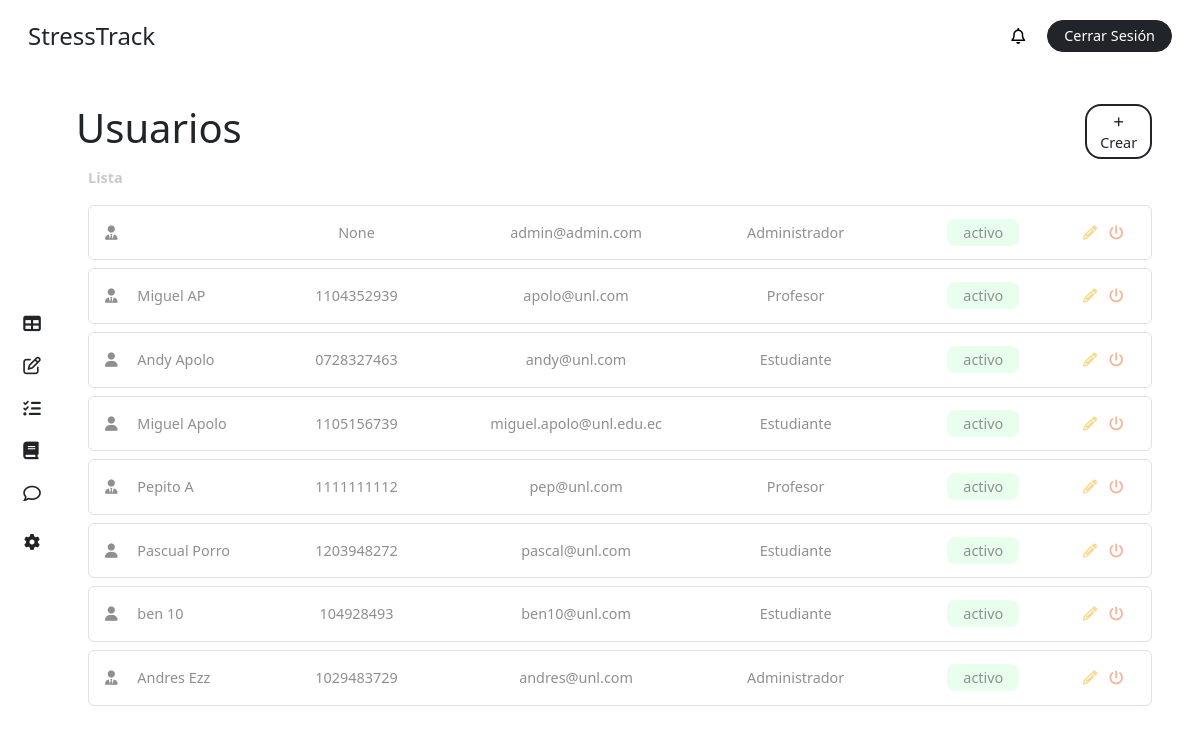
Before: /users/ (signed in) with the older database file.
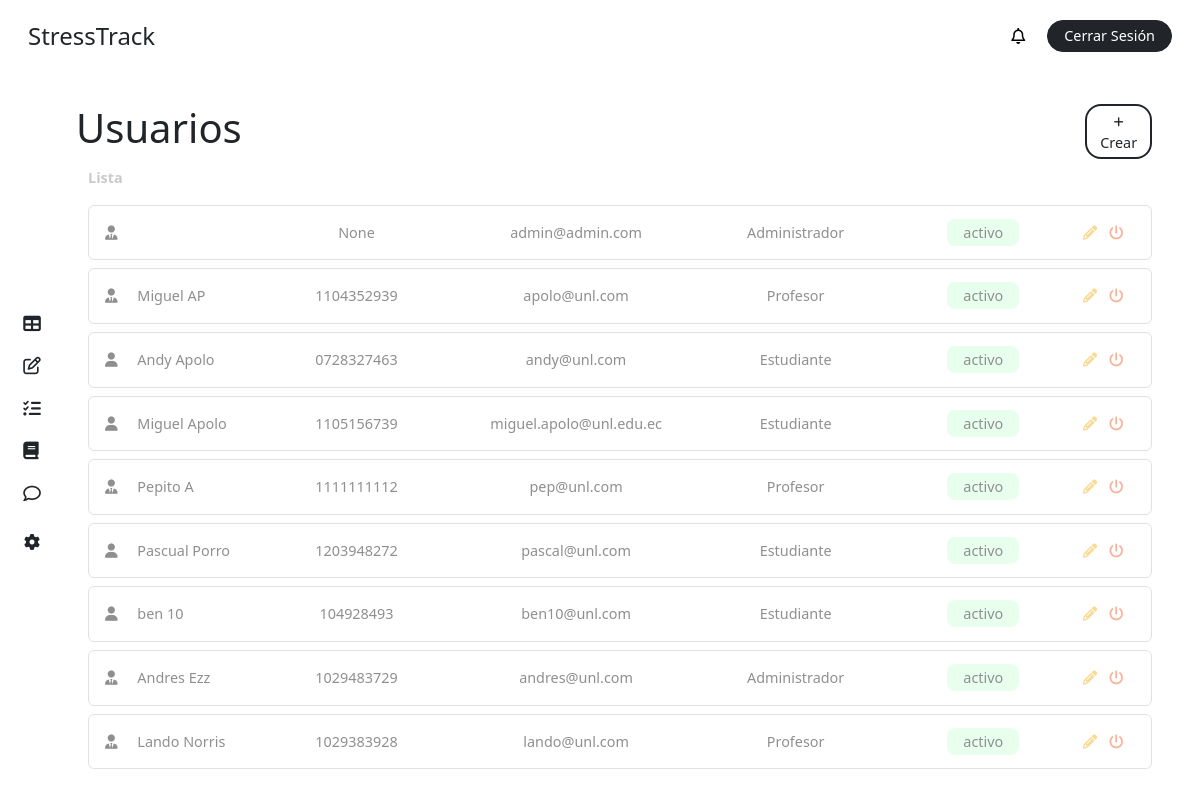
After: the same page with the newer database file.
### stress/models.py (models this page shows, shortened)
class CustomUser(AbstractBaseUser, PermissionsMixin):
    ROLE_CHOICES = [
        ('student', 'Alumno'),
        ('teacher', 'Profesor'),
        ('superuser', 'Administrador'),
    ]
    first_name = models.CharField(max_length=50, blank=True)
    last_name = models.CharField(max_length=50, blank=True)
    dni = models.CharField(max_length=10, unique=True, blank=True, null=True)
    email = models.EmailField(unique=True)
    role = models.CharField(max_length=20, choices=ROLE_CHOICES, default='student')
    is_active = models.BooleanField(default=True)
    is_staff = models.BooleanField(default=False)
    stress = models.IntegerField(default=0)
    share_stress_level = models.BooleanField(default=False)
    recommendation = models.ForeignKey(Recommendation, on_delete=models.SET_NULL, null=True, blank=True, related_name='users')
    course = models.ForeignKey(Course, on_delete=models.CASCADE, related_name='students', null=True, blank=True)
    group = models.ForeignKey(Team, on_delete=models.CASCADE, related_name='members', null=True, blank=True)
    objects = CustomUserManager()
    USERNAME_FIELD = 'email'
    REQUIRED_FIELDS = []

### stress/views.py (the view, shortened to what this page needs)
# urls.py: path('users/', views.user_admin, name='users'),
@login_required
def user_admin(request):
    form = CustomUserCreationRoleForm()
    user = request.user
    users = CustomUser.objects.all()
    context = {
        'role': user.role,
        'users': users,
        'form': form,
    }
    return render(request, 'dashboard/user.html', context)

### stress/templates/dashboard/user.html (shortened to what this page needs)
{% extends "base/dashboard_base.html" %}
{% block content %}
{% include "elements/dashboard_sidebar.html" with role=role %}
<main class="main p-4 pt-2 pe-5">
  <div class="my-4">
        <div class="row">
            <div class="col-11 p-0">
                <h1 class="m-0">Usuarios</h1>
            </div>
            <div class="col-1 d-flex flex-column justify-content-center">
                <button
                    class="fs-7 text-center rounded-4 bg-white border border-dark border-2 text-dark text-decoration-none py-1 px-2"
                    data-bs-toggle="modal"
                    data-bs-target="#addUserModal"
                >
                    <i class="fa-solid fa-plus fs-8"></i> Crear
                </button>
            </div>
        </div>
        <label class="text-grisillo fw-bold my-2">
            Lista
        </label>
        {% if users %}
            {% for user in users %}
                <div class="p-3 my-2 rounded-2 text-gris border border-1">
                    <div class="row">
                        <div class="col-2">
                            {% if user.role == 'student' %}
                                <i class="fa-solid fa-user me-3"></i>
                            {% else %}
                                <i class="fa-solid fa-user-tie me-3"></i>
                            {% endif %}
                             {{ user.first_name }} {{ user.last_name }}
                        </div>
                        <div class="col-2 text-center">
                            {{ user.dni }}
                        </div>
                        <div class="col-3 text-center ">
                            {{ user.email }}
                        </div>
                        <div class="col-2 text-center">
                            {% if user.role == 'student' %}
                                Estudiante
                            {% elif user.role == 'teacher' %}
                                Profesor
                            {% else %}
                                Administrador
                            {% endif %}
                        </div>
                        <div class="col-2 text-center ">
                            {% if user.is_active %}
                                <div class="ms-4 bg-active py-1 px-3 d-inline rounded-3 fs-7">
                                    activo
                                </div>
                            {% else %}
                                <div class="ms-4 bg-incative py-1 px-3 d-inline rounded-3 fs-7">
                                    inactivo
                                </div>
                            {% endif %}
                        </div>
                        <div class="col-1 text-center">
                            <a  href="#"
                                class="mx-1 text-decoration-none text-not-bad edit-task"
                                    data-bs-toggle="modal"
                                    data-bs-target="#editUserModal{{ user.id }}"
                                    title="Editar">
                                    <i class="fa-solid fa-pencil"></i>
                            </a>
                            <a  href="{% url 'change-user-state' user.id %}"
                                class="mx-1 text-decoration-none text-not-bad edit-task text-dying"
                                title="Activar/Desactivar usuario"
                                id="update-state-user-{{ user.id }}"
                            >
                                <i class="fa-solid fa-power-off"></i>
                            </a>
                        </div>
                    </div>
                </div>
            {% endfor %}
        {% else %}
            <div class="bg-inf p-3 rounded-2 text-gris">
                <i class="fas fa-info-circle"></i> No existen usuarios por el momento.
            </div>
        {% endif %}
    </div>
</main>
{% endblock %}

Changed rows visible on the page:
added CustomUser: role "teacher" (drawn), first_name "Lando", last_name "Norris", dni "1029383928", email "lando@unl.com", is_active "activo"
